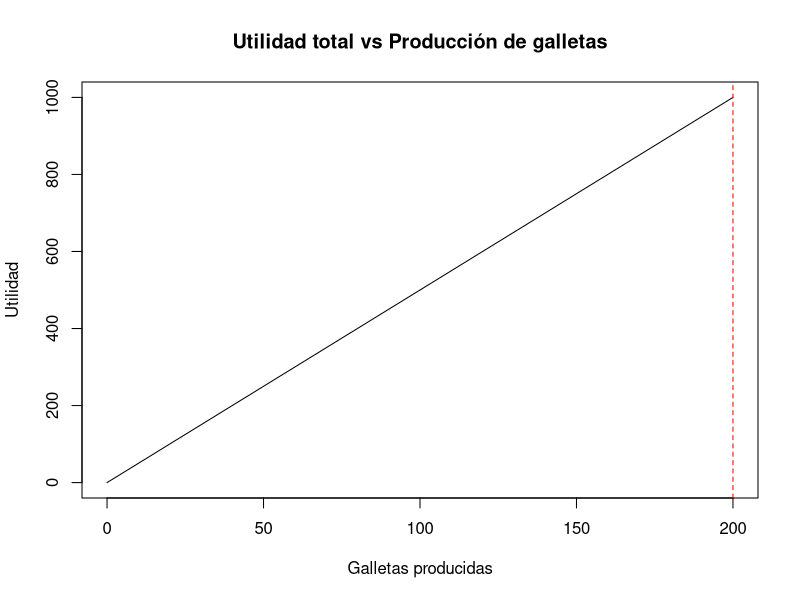

This figure's R source:
# Ejercicio 1: Maximizar utilidad
utilidad <- function(x){
  5 * x
}

# Secuencia de valores permitidos (0 a 200)
x_vals <- seq(0, 200, 1)

# Encontrar el máximo
utilidades <- utilidad(x_vals)
max_x <- x_vals[which.max(utilidades)]
max_utilidad <- max(utilidades)

cat("Máxima utilidad en x =", max_x, "galletas\n")
cat("Utilidad máxima =", max_utilidad, "\n")

# Gráfica
plot(x_vals, utilidades, type="l",
     xlab="Galletas producidas",
     ylab="Utilidad",
     main="Utilidad total vs Producción de galletas")
abline(v=max_x, col="red", lty=2)

